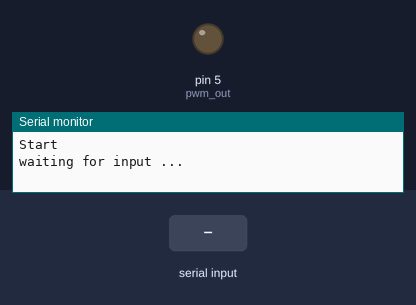
This sketch was run on a simulated Arduino Uno, built with avr-gcc and run on an emulated ATmega328P. Parts: output pins drawn as LEDs (lit = HIGH), the last lines printed to the serial monitor. The inputs (shaded band) are chosen by the test bench.

Above: at 1.2 s.
1.3 s: "90,45\n" received over Serial
At 3.5 s:
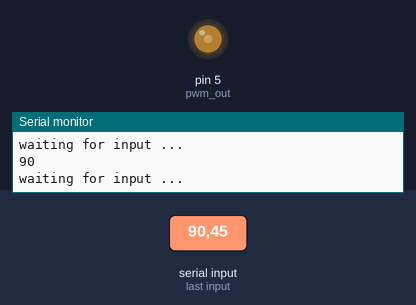
3.8 s: "30,150\n" received over Serial
At 5.5 s:
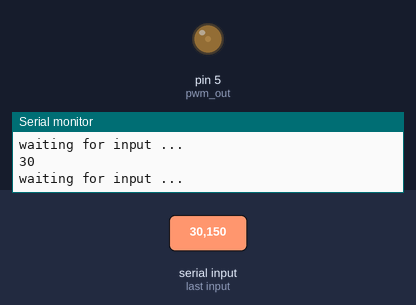
6.3 s: "200\n" received over Serial
At 8.5 s:
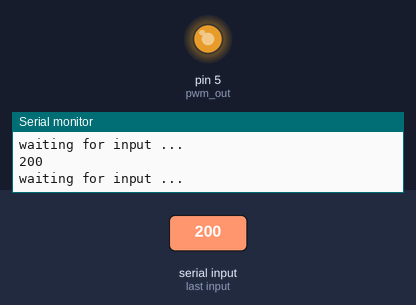
8.8 s: "90\n" received over Serial
At 10.4 s:
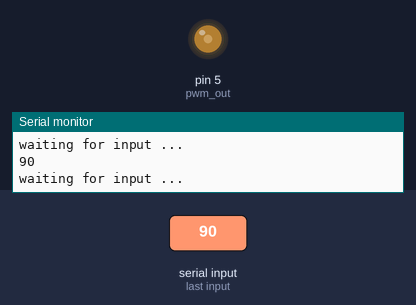
Timing chart, 0 to 11.9 s (numbered marks = the images above; inputs shaded):
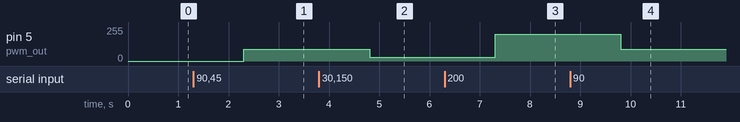

Measured:
- after the input at 1.3 s, pin 5 (pwm_out): 0/255 → 90/255 after 1.0 s
- after the input at 3.8 s, pin 5 (pwm_out): 90/255 → 30/255 after 1.0 s
- after the input at 6.3 s, pin 5 (pwm_out): 30/255 → 200/255 after 1.0 s
- after the input at 8.8 s, pin 5 (pwm_out): 200/255 → 90/255 after 1.0 s

The sketch:

Analog_Out_Test.ino
```cpp
//Pins
const int pwm_out = 5;
String inString = "";    // string to hold input
int value;
int pwm_val;


// the setup function runs once when you press reset or power the board
void setup() {
  Serial.begin(9600);
  while (!Serial) {
    ; // wait for serial port to connect. Needed for native USB port only
  }
  pinMode(pwm_out, OUTPUT);
  Serial.println("Start");
}

void loop()
{
  waitforinput();
  inString=Serial.readString();
  value=inString.toInt();
  Serial.println(value);
  analogWrite(pwm_out, value);
}


void waitforinput(){
  Serial.println("waiting for input ...");
  while (Serial.available() == 0) {
    ;
  }
}
```
